Frame 1 (no input): blank canvas, image omitted
Frame 60 (the mouse pressed at the canvas centre just before this capture): blank canvas, image omitted
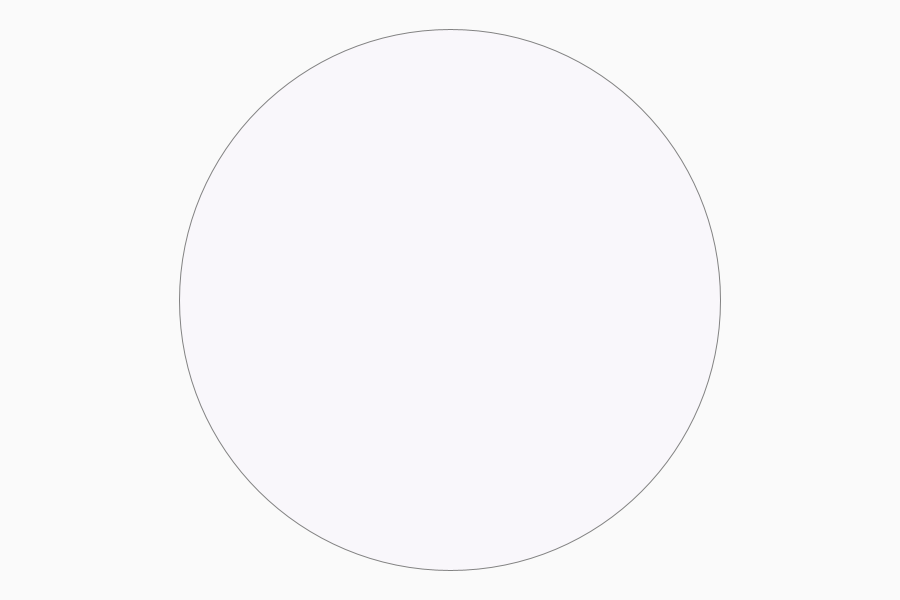
Frame 120 (the mouse held since frame 60 and released just before this capture)

The Processing sketch whose frames 1 and 60 were blank and that drew this single picture after the mouse press (run headless with seeded random() and noise(); from frame 60 on, the mouse is pressed at the canvas centre):

// Processing sketch: processing_9409
// ── processing_9409.pde


void setup(){
  size(900,600);
  frameRate(250);
  background(250);
  stroke(0,250);
  ellipseMode(CENTER);
  
}

float a,b,c;
void draw() {
  stroke(130);
  smooth();

  a=sqrt(b*b+c*c);
  b=abs(pmouseX-mouseX);
  c=abs(pmouseY-mouseY);
  float d= noise(1)*mouseX;
  float f= noise(2)*mouseY;
    fill(f,d,a,30);

  ellipse (mouseX, mouseY,a,a);
}
 	
